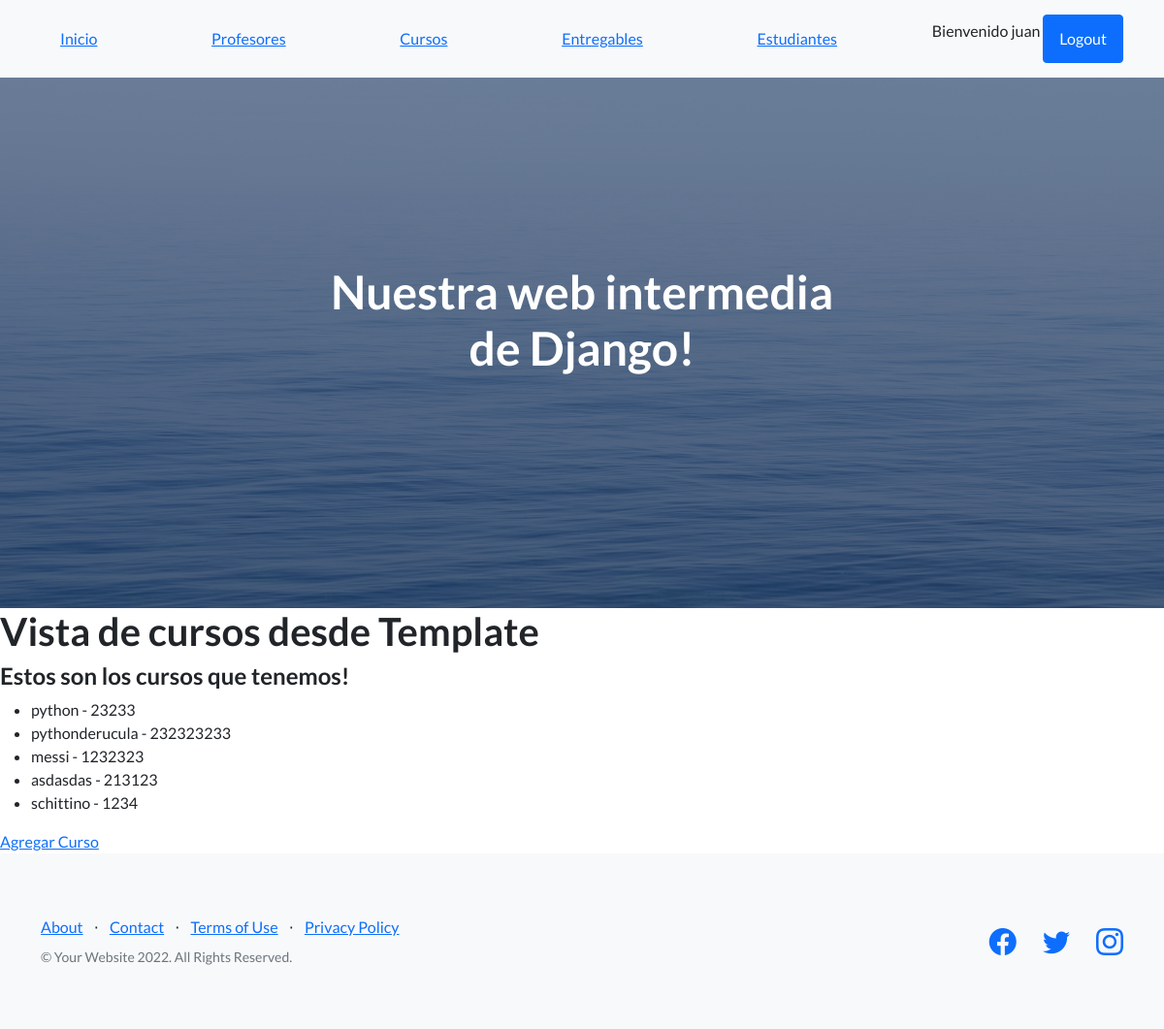
Before: /app-coder/cursos/ (signed in) with the older database file.
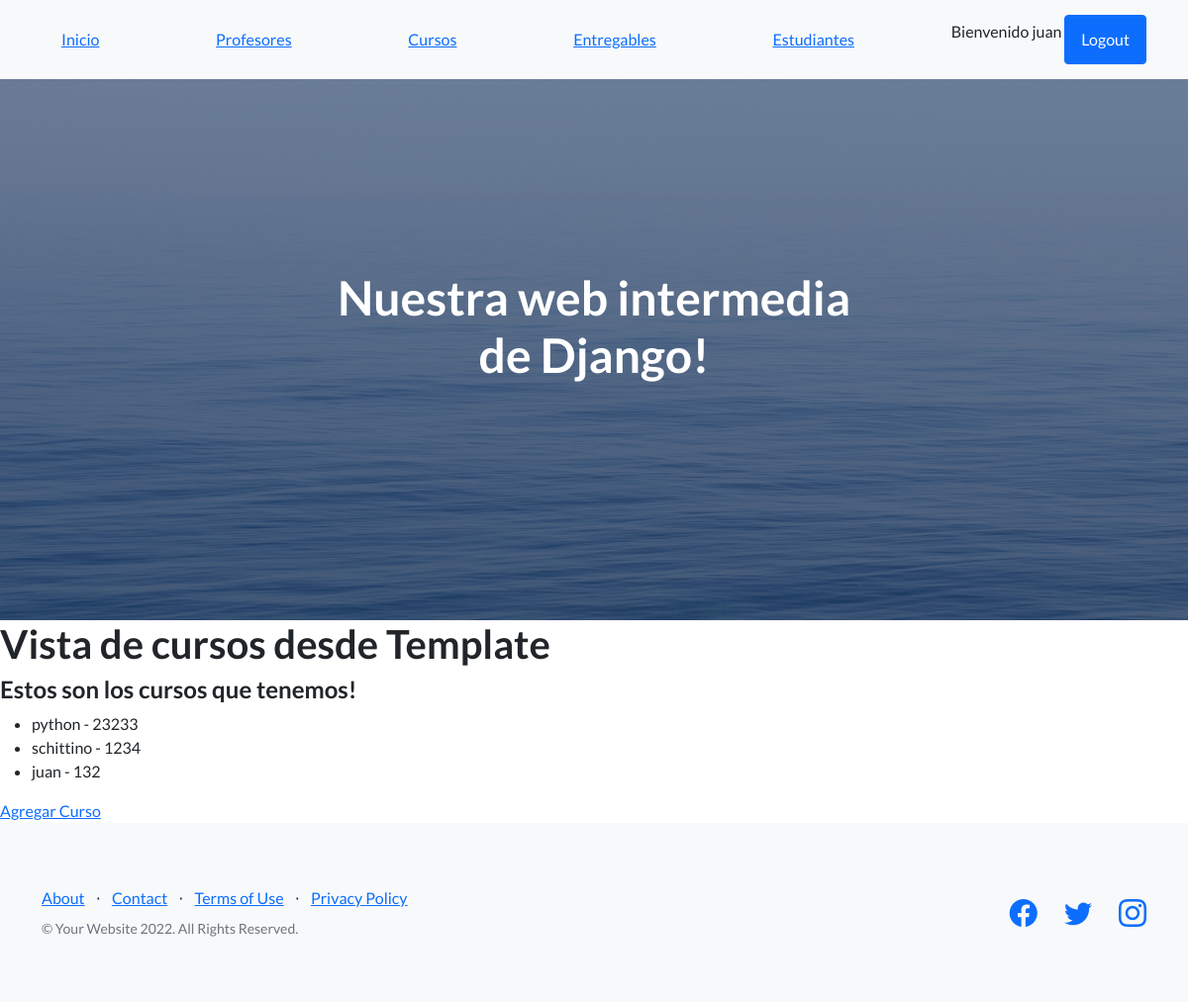
After: the same page with the newer database file.
### AppCoder/models.py (models this page shows, shortened)
class Curso(models.Model):
    nombre = models.CharField( max_length=50)
    camada = models.IntegerField()

### AppCoder/views.py (the view)
# urls.py: path("cursos/", cursos, name="Cursos"),
@login_required
def cursos(request):
    lista = Curso.objects.all()
    return render(request, "cursos.html", {"lista_cursos":lista})

### AppCoder/Template/cursos.html
{% extends 'padre.html' %}
{% load static %}
{% block contenidoQueCambia %}
<h1>Vista de cursos desde Template</h1>
<h4>Estos son los cursos que tenemos!</h4>
<ul>
        {% for curso in lista_cursos %}
            <li>{{curso.nombre}} - {{curso.camada}}</li>
        {% endfor %}
</ul>
<a href="{% url "CursoFormulario" %}">Agregar Curso</a>
{% endblock contenidoQueCambia %}

Changed rows visible on the page:
removed Curso: nombre "pythonderucula", camada "232323233"
removed Curso: nombre "messi", camada "1232323"
removed Curso: nombre "asdasdas", camada "213123"
added Curso: nombre "juan", camada "132"
